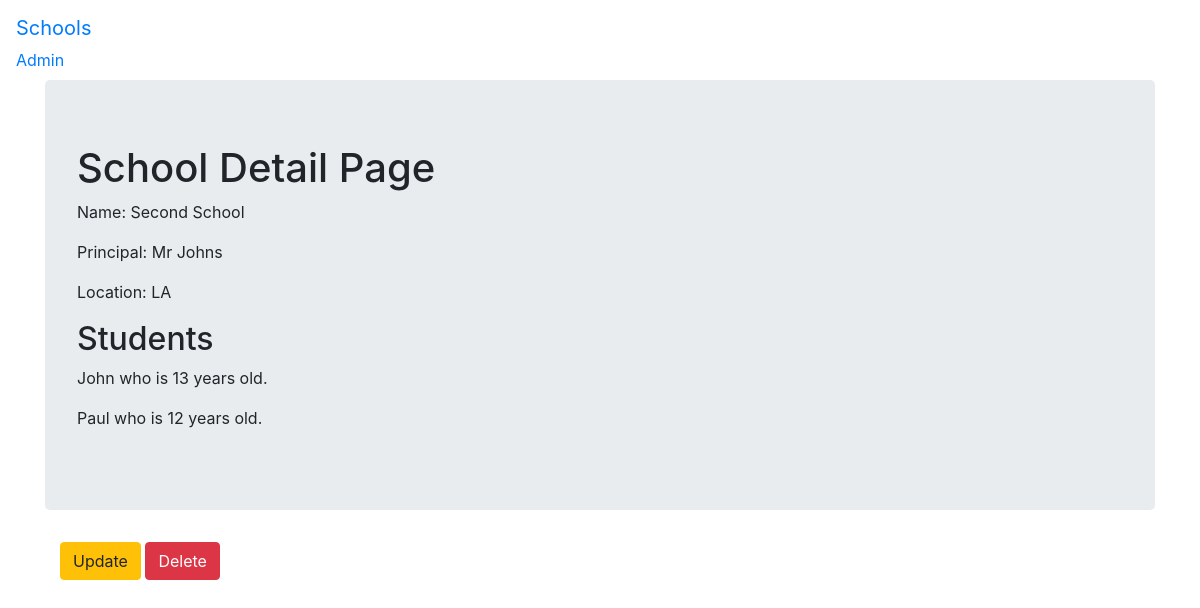
Page /cbv_app/2/ on the committed database.
### cbv_app/models.py (models this page shows, shortened)
class School(models.Model):
    name = models.CharField(max_length = 256)
    principal = models.CharField(max_length = 256)
    location = models.CharField(max_length = 256)

class Student(models.Model):
    name = models.CharField(max_length = 256)
    age = models.PositiveIntegerField()
    school = models.ForeignKey(School, related_name = 'students', on_delete=models.CASCADE)

### cbv_app/views.py (the view)
# urls.py: path('<int:pk>/',SchoolDetailView.as_view(), name='detail'),
class SchoolDetailView(DetailView):
    context_object_name = 'school_detail'
    model = School
    template_name = 'cbv_app/school_detail.html'

### cbv_app/templates/cbv_app/school_detail.html
{% extends "cbv_app/cbv_app_base.html" %}
{% block body_block %}
<div class="jumbotron">
  <h1>School Detail Page</h1>
  <p>Name: {{school_detail.name}}</p>
  <p>Principal: {{school_detail.principal}}</p>
  <p>Location: {{school_detail.location}}</p>
  <h2>Students</h2>
  {% for student in school_detail.students.all %}
    <p>{{student.name}} who is {{student.age}} years old.</p>
  {% endfor %}
</div>
<div class="container">
  <p>
    <a class='btn btn-warning' href="{% url 'cbv_app:update' pk=school_detail.pk %}">Update</a>
    <a class='btn btn-danger' href="{% url 'cbv_app:delete' pk=school_detail.pk %}">Delete</a>
  </p>
</div>
{% endblock %}

### rows in the picture
School: name "Second School", principal "Mr Johns", location "LA"
Student: name "John", age "13"
Student: name "Paul", age "12"
